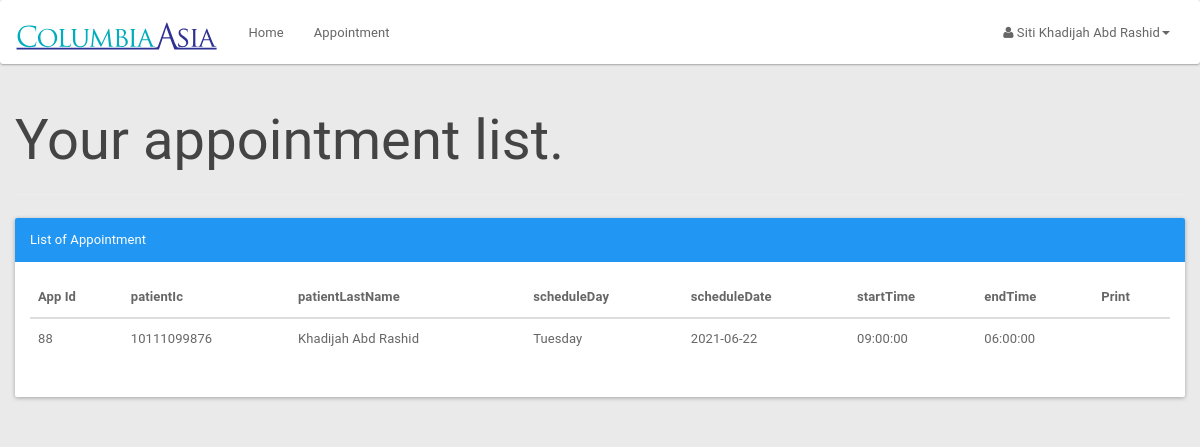
Page /patient/patientapplist.php (signed in) on the committed database.
### tables this page shows
CREATE TABLE `appointment` (
  `appId` int(3) NOT NULL,
  `patientIc` bigint(12) NOT NULL,
  `scheduleId` int(10) NOT NULL,
  `appSymptom` varchar(100) NOT NULL,
  `appComment` varchar(100) NOT NULL,
  `status` varchar(10) NOT NULL DEFAULT 'process'
);

CREATE TABLE `patient` (
  `icPatient` bigint(12) NOT NULL,
  `password` varchar(20) NOT NULL,
  `patientFirstName` varchar(20) NOT NULL,
  `patientLastName` varchar(20) NOT NULL,
  `patientMaritialStatus` varchar(10) NOT NULL,
  `patientDOB` date NOT NULL,
  `patientGender` varchar(10) NOT NULL,
  `patientAddress` varchar(100) NOT NULL,
  `patientPhone` varchar(15) NOT NULL,
  `patientEmail` varchar(100) NOT NULL
);

CREATE TABLE `doctorschedule` (
  `scheduleId` int(11) NOT NULL,
  `scheduleDate` date NOT NULL,
  `scheduleDay` varchar(15) NOT NULL,
  `startTime` time NOT NULL,
  `endTime` time NOT NULL,
  `bookAvail` varchar(10) NOT NULL
);

### patient/patientapplist.php (the view, shortened to what this page needs)
<?php
include_once '../assets/conn/dbconnect.php';
$session=$_SESSION[ 'patientSession'];
$res=mysqli_query($con, "SELECT a.*, b.*,c.* FROM patient a
	JOIN appointment b
		On a.icPatient = b.patientIc
	JOIN doctorschedule c
		On b.scheduleId=c.scheduleId
	WHERE b.patientIc ='$session'");
	$userRow=mysqli_fetch_array($res);
?>
<!DOCTYPE html>
<html>
	<head>
		<link href="assets/css/material.css" rel="stylesheet">
		<link href="assets/css/default/style.css" rel="stylesheet">
		<link href="assets/css/default/blocks.css" rcel="stylesheet">
		<link rel="stylesheet" href="assets/font-awesome/css/font-awesome.min.css" />
	</head>
	<body>
		<nav class="navbar navbar-default " role="navigation">
			<div class="container-fluid">
				<div class="navbar-header">
					<a class="navbar-brand" href="patient.php"><img alt="Brand" src="assets/img/logo6.svg" height="30px"></a>
				</div>
				<div class="collapse navbar-collapse" id="bs-example-navbar-collapse-1">
					<ul class="nav navbar-nav">
						<ul class="nav navbar-nav">
							<li><a href="patient.php">Home</a></li>
							<li><a href="patientapplist.php?patientId=<?php echo $userRow['icPatient']; ?>">Appointment</a></li>
						</ul>
					</ul>
					<ul class="nav navbar-nav navbar-right">
						<li class="dropdown">
							<a href="#" class="dropdown-toggle" data-toggle="dropdown"><i class="fa fa-user"></i> <?php echo $userRow['patientFirstName']; ?> <?php echo $userRow['patientLastName']; ?><b class="caret"></b></a>
						</li>
					</ul>
				</div>
			</div>
		</nav>
<?php
echo "<div class='container'>";
echo "<div class='row'>";
echo "<div class='page-header'>";
echo "<h1>Your appointment list. </h1>";
echo "</div>";
echo "<div class='panel panel-primary'>";
echo "<div class='panel-heading'>List of Appointment</div>";
echo "<div class='panel-body'>";
echo "<table class='table table-hover'>";
echo "<thead>";
echo "<tr>";
echo "<th>App Id</th>";
echo "<th>patientIc </th>";
echo "<th>patientLastName </th>";
echo "<th>scheduleDay </th>";
echo "<th>scheduleDate </th>";
echo "<th>startTime </th>";
echo "<th>endTime </th>";
echo "<th>Print </th>";
echo "</tr>";
echo "</thead>";
$res = mysqli_query($con, "SELECT a.*, b.*,c.*
		FROM patient a
		JOIN appointment b
		On a.icPatient = b.patientIc
		JOIN doctorschedule c
		On b.scheduleId=c.scheduleId
		WHERE b.patientIc ='$session'");
while ($userRow = mysqli_fetch_array($res)) {
echo "<tbody>";
echo "<tr>";
echo "<td>" . $userRow['appId'] . "</td>";
echo "<td>" . $userRow['patientIc'] . "</td>";
echo "<td>" . $userRow['patientLastName'] . "</td>";
echo "<td>" . $userRow['scheduleDay'] . "</td>";
echo "<td>" . $userRow['scheduleDate'] . "</td>";
echo "<td>" . $userRow['startTime'] . "</td>";
echo "<td>" . $userRow['endTime'] . "</td>";
echo "<td><a href='invoice.php?appid=".$userRow['appId']."' target='_blank'><span class='glyphicon glyphicon-print' aria-hidden='true'></span></a> </td>";
}
echo "</tr>";
echo "</tbody>";
echo "</table>";
?>
	</div>
</div>
</div>
</div>
</body>
</html>

### patient/assets/css/default/style.css (style rules this page uses)
body { background-color: #EAEAEA !important; }
.navbar-default .navbar-brand { color:#fff; font-size:30px; font-weight:bold; }
.navbar { margin-bottom: 0px !important; }

### rows in the picture
appointment: patientIc.patientFirstName "Siti", patientIc.patientLastName "Khadijah Abd Rashid", appId "88", patientIc "10111099876", scheduleId.scheduleDay "Tuesday", scheduleId.scheduleDate "2021-06-22", scheduleId.startTime "09:00:00", scheduleId.endTime "06:00:00"
